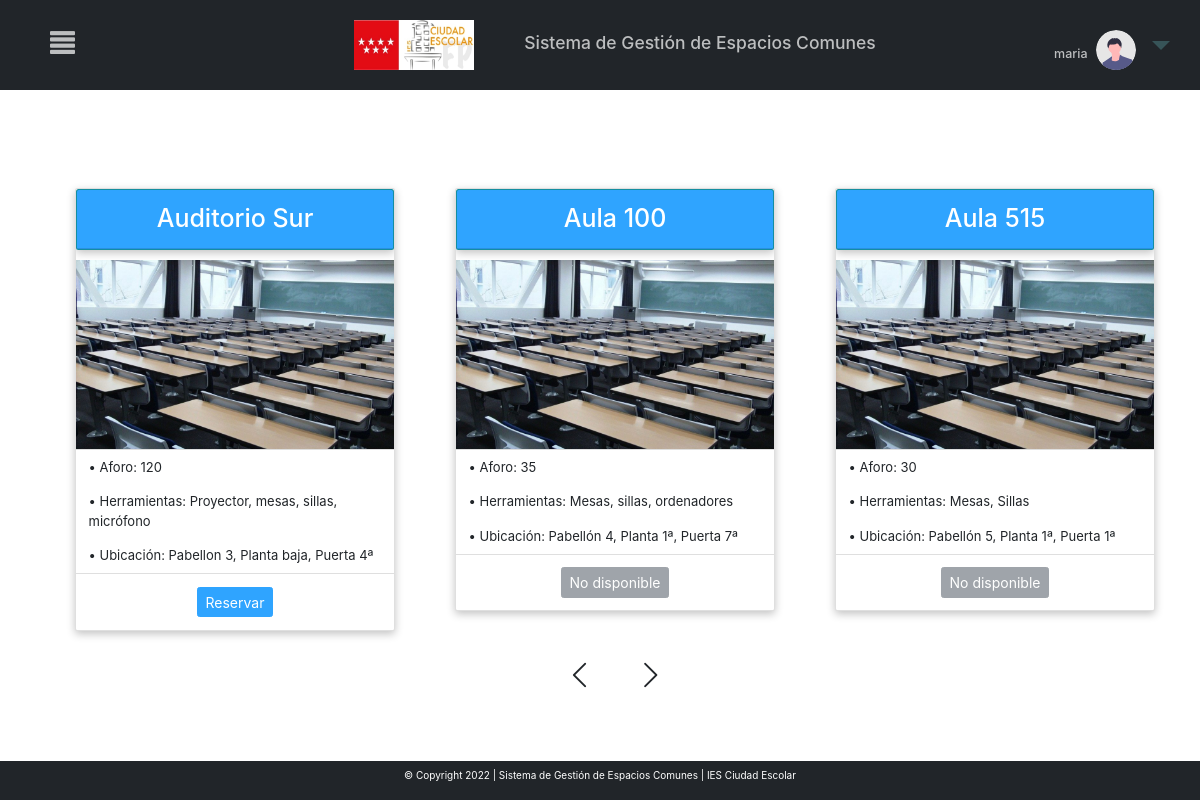
/MVC_proyectofinal/inicio.php?c=principal (signed in), run on an earlier commit of the app's database.
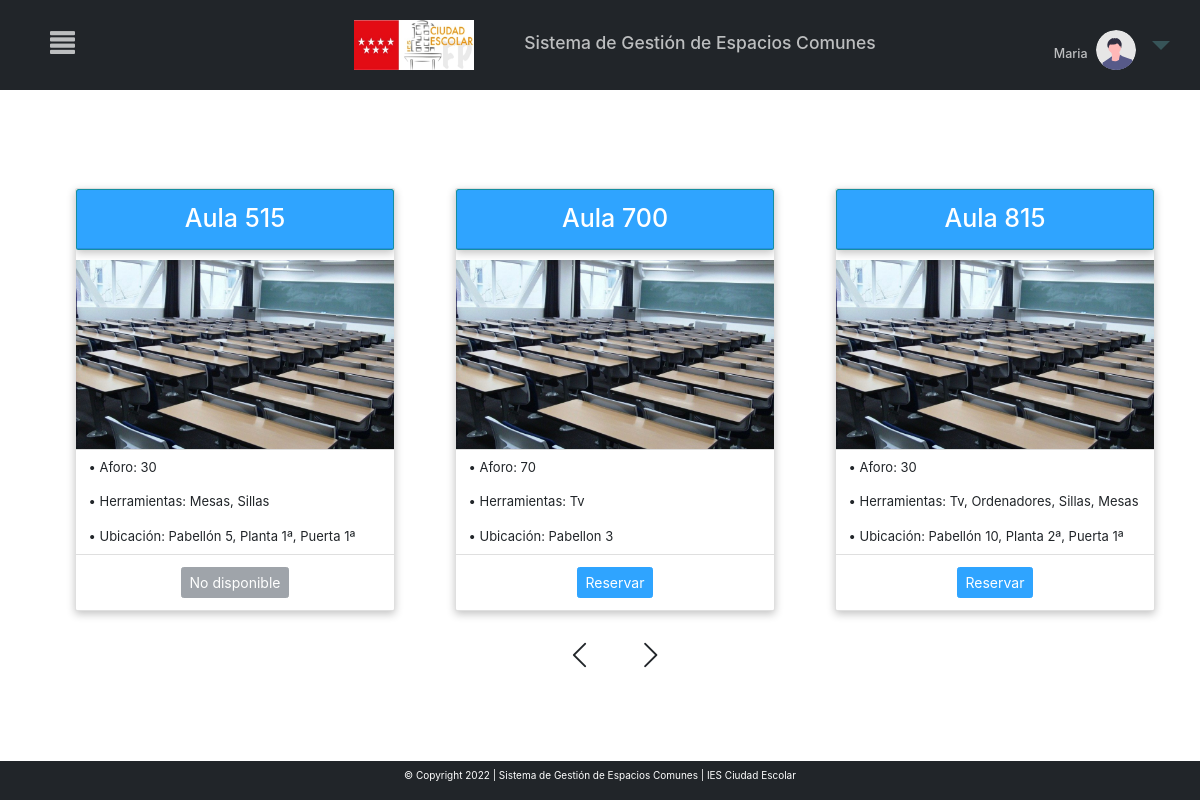
And on a later commit of the database.
### tables this page shows
CREATE TABLE `aulas` (
  `id` varchar(220) NOT NULL,
  `ubicacion` varchar(220) NOT NULL,
  `informacion` varchar(220) NOT NULL,
  `aforo` int(100) NOT NULL,
  `habilitado` tinyint(1) NOT NULL
);

### MVC_proyectofinal/controller/controller.php (called while the page is built, shortened)
<?php
require_once ("models/crud.php");
class Control{
    function __construct()
    {
        $this->crud=new Crud();
    }
    function principal(){
        include_once ("views/principal.php");
    }
}
?>

### MVC_proyectofinal/models/conexion.php (called while the page is built)
<?php
class Conexion{
    public function conexion(){
        try{
            $conexion=new PDO("mysql:host=localhost;dbname=sgec","root","");
            $conexion->setAttribute(PDO::ATTR_ERRMODE,PDO::ERRMODE_EXCEPTION);
            return $conexion;
        }
        catch(PDOException $e){
            echo $e->getMessage();
            return null;
        }
    }
}
?>

### MVC_proyectofinal/models/crud.php (called while the page is built, shortened)
<?php
include("conexion.php");
class Crud extends Conexion{
    private $conexion;
    function __construct()
    {
        $this->conexion=parent::conexion();
    }
    function obtieneTodos($tabla){
        try{
            $sql='SELECT * FROM '.$tabla;
            $consulta=$this->conexion->prepare($sql);
            $consulta->execute();
            $consult=$consulta->fetchAll(PDO::FETCH_ASSOC);
            return $consult;
        }catch(PDOException){
            return [];
        }
    }
}
?>

### MVC_proyectofinal/views/principal.php (the view, shortened to what this page needs)
<?php include "menu.php"?>
<html lang="en">
<head>
    <link rel="stylesheet" href="libs/bootstrap-5.1.3-dist/css/bootstrap.min.css">
    <link rel="stylesheet" href="libs/css/estilos.css">
</head>
<?php
 $contador=0;
 $aulas=$this->crud->obtieneTodos("aulas");
 $cuantasAulas=count($aulas);
 ?>
 <link rel="stylesheet" href="https://maxcdn.bootstrapcdn.com/bootstrap/4.0.0/css/bootstrap.min.css">
<body>
<section class="pt-5 pb-5 mt-5 ml-5">
    <div class="container">
        <div class="row">
            <div class="col-12" >
                <div id="carouselExampleIndicators2" class="carousel slide" data-ride="carousel">
                    <div class="carousel-inner">
    <?php  foreach($this->crud->obtieneTodos("aulas") as $row){
        $contador++;
        if ($contador==1){
         ?>
        <div class="carousel-item active">
        <div class="row">
        <?php }
        else if ($contador==4||$contador==7||$contador==10||$contador==13||$contador==16||$contador==19||$contador==22||$contador==25||$contador==28||$contador==31){ ?>
        <div class="carousel-item">
        <div class="row ">
        <?php }?>
            <div class="col-md-4 mb-4 mt-1 p-5">
                <div class="card mt-2 " >
                    <div class="card text-white bg-info mb-3">
                        <div class="card-header" style="background: #2FA4FF">
                            <h1 class="card-title" style="text-align:center;margin-top:2%"><?php echo $row['id']; ?></h1>
                        </div>
                    </div>
                    <img class="img-fluid"  src="aula.jpg">
                    <ul class="list-group list-group-flush">
                        <li class="list-group-item " style="font-size:1.3rem" >• Aforo: <?php echo $row['aforo']; ?></li>
                        <li class="list-group-item " style="font-size:1.3rem">• Herramientas: <?php echo $row['informacion']; ?></li>
                        <li class="list-group-item " style="font-size:1.3rem">• Ubicación: <?php echo $row['ubicacion']; ?></li>
                    </ul>
                    <div class="card-body">
                            <div class="d-flex justify-content-center">
                                <?php if($row['habilitado']==0) {?>
                                <button type="submit" class="btn btn-secondary" style="font-size:1.4rem" disabled>No disponible</button>
                                <?php } else{?>
                                    <a href="?c=calendario&id=<?php echo $row['id']?>"><button type="submit" class="btn btn-info" style="font-size:1.4rem" >Reservar</button></a>
                                <?php } ?>
                            </div>
                    </div>
                </div>
            </div>
        <?php if ($contador==$cuantasAulas||$contador==3||$contador==6||$contador==9||$contador==12||$contador==15||$contador==18||$contador==21||$contador==24||$contador==27||$contador==30||$contador==33||$contador==36||$contador==39){?>
        </div>
        </div>
        <?php }?>
        <?php } ?>
        </div>
        <div class="row ">
        <div class="col-9 mx-auto" style="display: flex;align-items: center;justify-content: center; margin-top:-2%">
                <a style="border-radius:100%;"  href="#carouselExampleIndicators2" role="button" data-slide="prev" style="width:100%;">
                <i class="bi bi-chevron-left " style="font-size:30px; color:#212529;"></i>
                </a>
                <a  style="border-radius:20%; margin-left:5%" href="#carouselExampleIndicators2" role="button" data-slide="next" style="width:100%;">
                <i class="bi bi-chevron-right" style="font-size:30px; color:#212529;"></i>
                </a>
        </div>
        </div>
        </div>
        </div>
        </div>
        </div>
        </section>
</body>
</html>

### MVC_proyectofinal/inicio.php
<?php
include_once("controller/controller.php");
$control=new Control();
if(!isset($_REQUEST['c'])){
    $control->home();
}else{
    $action=$_REQUEST['c'];
    call_user_func(array($control,$action));
}
?>

### MVC_proyectofinal/views/menu.php (shortened to what this page needs)
<!DOCTYPE html>
<html lang="en">
<head>
<link rel="stylesheet" href="https://cdn.jsdelivr.net/npm/bootstrap-icons@1.8.1/font/bootstrap-icons.css">
<link href="https://cdn.jsdelivr.net/npm/bootstrap@5.1.3/dist/css/bootstrap.min.css" rel="stylesheet">
    <link rel="stylesheet" href="libs/bootstrap-5.1.3-dist/css/bootstrap.min.css">
    <link rel="stylesheet" href="libs/css/estilos.css">
<link rel="stylesheet" href="https://maxcdn.bootstrapcdn.com/bootstrap/3.3.7/css/bootstrap.min.css">
</head>
<body>
<div class="nav">
<span onclick="openNav()" class="menu">
<span class="glyphicon glyphicon-align-justify"></span>
</span>
<div class="cabecera-todo">
    <a class="logoEnlace" href="https://www.educa2.madrid.org/web/centro.ies.ciudadescolar.madrid" target="_blank"><img class="logo" src="libs/img/logo_ciudadescolar.jpg"></a>
    <h3 class="cabecera">Sistema de Gestión de Espacios Comunes</h3>
</div>
<li class="nav-item dropdown no-arrow">
        <a class="nav-link dropdown-toggle" href="#" id="userDropdown" role="button"
            data-toggle="dropdown" aria-haspopup="true" aria-expanded="false">
            <h5 style="color: rgba(255, 255, 255, 0.7); display:inline-block" ><?php echo $_SESSION['nombre'];?></h5>
            <img class="img-profile rounded-circle" style="width:40px"
                src="libs/img/undraw_profile.svg">
        </a>
    </li>
</div>
   <div class="footer">
       <p>© Copyright 2022 | Sistema de Gestión de Espacios Comunes | IES Ciudad Escolar</p>
</div>
</body>
</html>

### MVC_proyectofinal/libs/css/estilos.css (style rules this page uses)
.logo { width:120px; height: 50px; margin-left:50px }
.nav { text-align: center; }
.cabecera-todo { display: flex; align-items: center; }
.cabecera { text-align: center; }
.card-header { background-color: #2FA4FF!important; }
.btn-info { color: white !important; background-color: #2FA4FF!important; border-color: #2FA4FF!important; }
.nav>li>a { background:none !important; font-size:30px !important }
.nav-link { color:#375458 }
.bg-info { background-color:none !important }

### MVC_proyectofinal/views/menu.php (style rules this page uses)
body { overflow-x: hidden; }
.nav { display: flex; flex-direction: row; justify-content: center; width: 100%; background-color: #212529; padding: 20px; color: rgba(255, 255, 255, 0.5); }
.cabecera, .cabecera-todo { color: rgba(255, 255, 255, 0.7); }
.logoEnlace { margin-right: 5rem; }
li.nav-item { float: right; right: 0px; top: 0px; position: absolute !important; margin: 15px; }
.menu { position: absolute; top: 30px; left: 20px; margin:0px 15px !important; color: rgba(255, 255, 255, 0.7) !important }
.footer { background-color: #212529; position:fixed; bottom:0px; left:0px; right:0px; padding:7px; text-align:center; z-index:4; color:white }
.cabecera { font-size: 1.75rem !important; }
.glyphicon { position: relative; top: 0px !important; margin-left: 15px; font-size: 25px; display: inline-block; font-family: 'Glyphicons Halflings'; font-style: normal; font-weight: 400; line-height: 1; -webkit-font-smoothing: antialiased; -moz-osx-font-smoothing: grayscale; }
body { font-family: "Lato", sans-serif; }

### MVC_proyectofinal/views/principal.php (style rules this page uses)
.card { box-shadow: rgba(0, 0, 0, 0.24) 0px 3px 8px; transition: all 0.6s ease; user-select: none; overflow: hidden }

What changed in the data, as far as the page shows it:
removed aulas: id "Auditorio Sur", aforo "120", informacion "Proyector, mesas, sillas, micrófono", ubicacion "Pabellon 3, Planta baja, Puerta 4ª"
removed aulas: id "Aula 100", aforo "35", informacion "Mesas, sillas, ordenadores", ubicacion "Pabellón 4, Planta 1ª, Puerta 7ª", habilitado "No disponible"
now on this page (row edited): aulas: id "Aula 700", aforo "70", informacion "Tv", ubicacion "Pabellon 3"
now on this page (row unchanged): aulas: id "Aula 815", aforo "30", informacion "Tv, Ordenadores, Sillas, Mesas", ubicacion "Pabellón 10, Planta 2ª, Puerta 1ª"
Also different on the page:
$_SESSION['nombre']: "maria" → "Maria"
